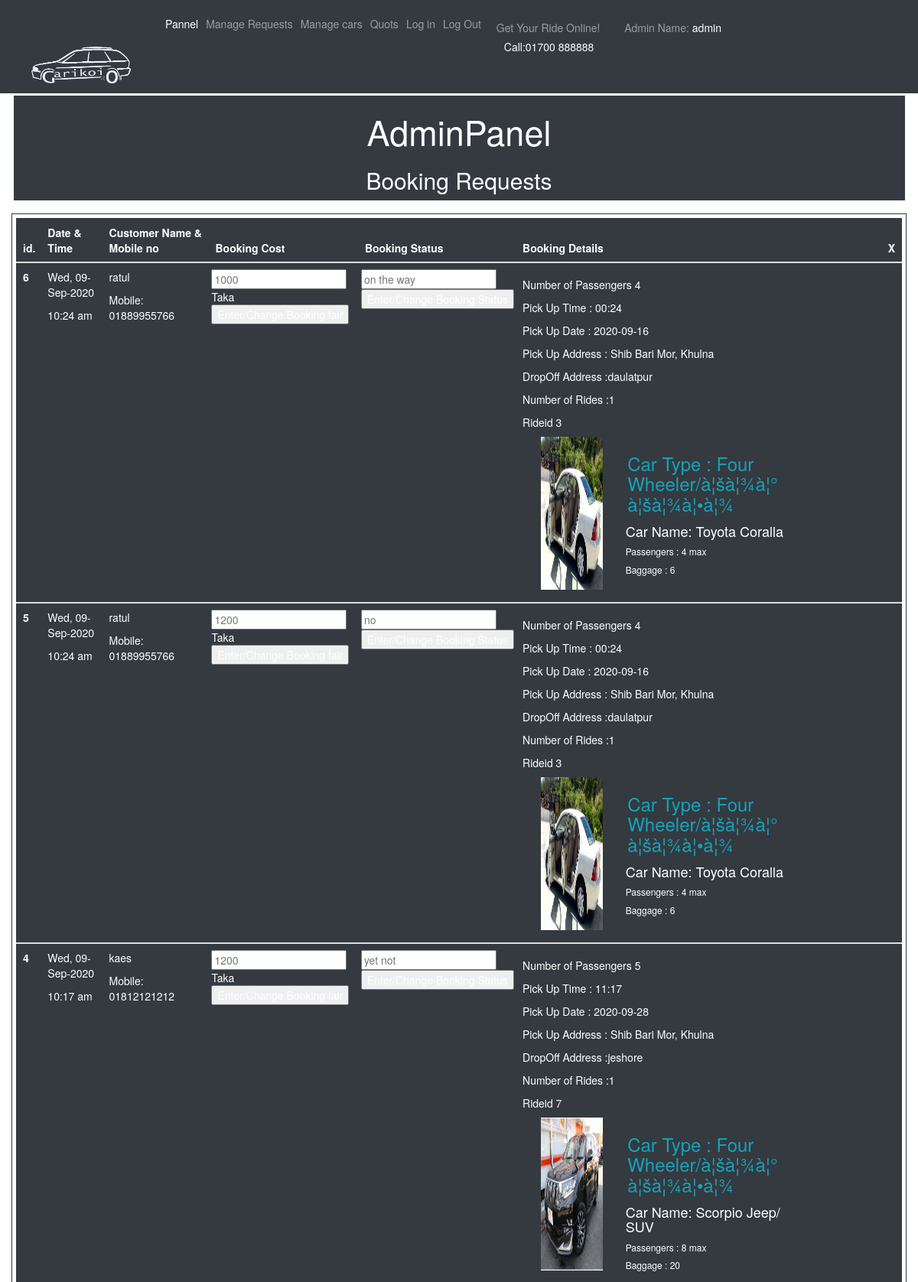
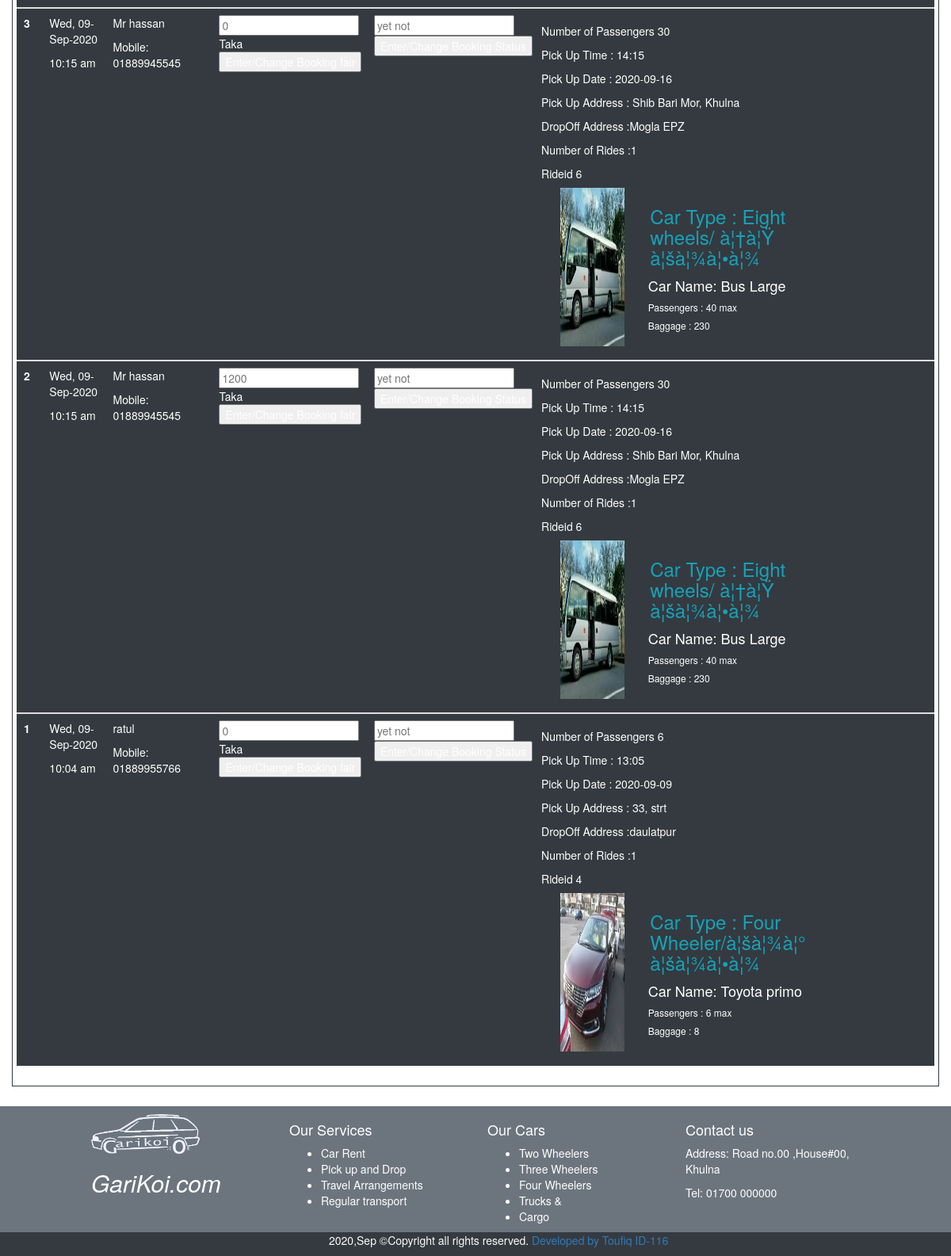
The app's page /adminpanel/managereq.php (signed in) with its own data (2 pictures, top to bottom).
### tables this page shows
CREATE TABLE IF NOT EXISTS `booking` (
  `booking_id` int(100) NOT NULL AUTO_INCREMENT,
  `booking_datetime` timestamp(6) NULL DEFAULT CURRENT_TIMESTAMP(6) ON UPDATE CURRENT_TIMESTAMP(6),
  `booking_time` varchar(255) DEFAULT NULL,
  `booking_date` varchar(255) DEFAULT NULL,
  `booking_name` varchar(255) DEFAULT NULL,
  `booking_mobile` varchar(255) DEFAULT NULL,
  `booking_passengernum` int(100) DEFAULT NULL,
  `booking_pickuptime` varchar(255) DEFAULT NULL,
  `booking_pickupdate` varchar(255) DEFAULT NULL,
  `booking_pickupaddress` varchar(255) DEFAULT NULL,
  `booking_dropoffaddress` varchar(255) DEFAULT NULL,
  `booking_ride_id` int(100) DEFAULT NULL,
  `booking_numofcars` int(100) DEFAULT NULL,
  `booking_cost` int(200) NOT NULL,
  `booking_status` varchar(255) NOT NULL,
  PRIMARY KEY (`booking_id`),
  KEY `booking_ride_id` (`booking_ride_id`)
);

CREATE TABLE IF NOT EXISTS `rides` (
  `ride_id` int(100) NOT NULL AUTO_INCREMENT,
  `ride_type` varchar(255) DEFAULT NULL,
  `ride_name` varchar(255) DEFAULT NULL,
  `ride_image` varchar(255) NOT NULL,
  `ride_passengercap` int(100) DEFAULT NULL,
  `ride_baggagecap` int(100) DEFAULT NULL,
  PRIMARY KEY (`ride_id`)
);

### adminpanel/managereq.php (the view, shortened to what this page needs)
<?php include 'adheader.php'; ?>
<div class="row bg-dark m-1">
		<div class="col">
			<h2 class="display-3 text-center text-white">AdminPanel</h2>
			<h2 class=" text-center text-white">Booking Requests</h2>
		</div>
</div>
<div class="row p-4">
		<div class="col-md-12 p-2 border border-dark">
			<div class="row">
				<div class="col-md-12">
					<table class="table table-dark table-hover border border-dark">
                    <thead>
                       <tr>
                         <th scope="col">id.</th>
                         <th>Date & Time</th>
                         <th >Customer Name & Mobile no</th>
                          <th>Booking Cost </th>
                         <th>Booking Status</th>
                         <th>Booking Details</th>
                         <th> X </th>
                       </tr>
                     </thead>
                     <?php
				        include '../mysqlconnect.php';
                     	$query= "SELECT*FROM booking ORDER BY booking_id desc";
                        $result= mysqli_query($con, $query);
                        $num_rows=mysqli_num_rows($result);
                        if ($num_rows > 0){
                            while ($value = mysqli_fetch_assoc($result)){
                        ?>
                         <tbody>
                           <tr>
                            <th scope="row"><?php echo $value['booking_id']; ?></th>
                            <td><?php echo "<p>".$value['booking_date']." </p><p> ".$value['booking_time']."</p>"; ?></td>
                            <td><?php echo "<p>".$value['booking_name']." </p><p>Mobile: ".$value['booking_mobile']."</p>"; ?></td>
                               <td>
	                            		 <form method="POST" >
	                            		 	<div class="form-row">
	                            		 		<input type="text" name="booking_cost" placeholder="<?php echo $value['booking_cost']." "; ?>">Taka
	                            		 	</div>
	                            		 	<div class="form-row">
	                            		 		<input type="submit" name="editcost" value="Enter/Change Booking fair">
	                            		 	</div>
	                            		 </form>
                           </td>
                            <td><?php// echo ($value['booking_status']);?>
                             	<form method="POST" >
	                            	<div class="form-row">
	                            		<input type="text" name="booking_status" placeholder="<?php echo $value['booking_status'];?>">
	                            	</div>
	                            	<div class="form-row">
	                            		<input type="submit" name="editstat" value="Enter/Change Booking Status">
	                            	</div>
	                            </form>
	                         </td>
                            <td><p></p><p></p>
                            	<p>Number of Passengers <?php echo $value['booking_passengernum']; ?></p>
                            	<p>Pick Up Time : <?php echo $value['booking_pickuptime']; ?></p>
                            	<p>Pick Up Date : <?php echo $value['booking_pickupdate']; ?></p>
                            	<p>Pick Up Address : <?php echo $value['booking_pickupaddress']; ?></p>
                            	<p>DropOff Address :<?php echo $value['booking_dropoffaddress']; ?></p>
                            	<p>Number of Rides :<?php echo $value['booking_numofcars']; ?></p>
                            	<?php $rideid= $value['booking_ride_id']; ?>
                            	<?php echo "Rideid ".$value['booking_ride_id']; ?>
                            	<?php carid($rideid); ?>
                            </td>
                           </tr>
                          </tbody>
                          <?php
                          		}
                      		} ?>
                      </table>
				</div>
			</div>
		</div>
</div>
<?php
function carid($rideid)
{
 ?>
				                      <?php
				                      	include '../mysqlconnect.php';
							            $query= "SELECT*FROM rides WHERE ride_id='$rideid'";
							            $result= mysqli_query($con, $query);
							            $row = mysqli_fetch_assoc($result);
				                       ?>
				                        <div class="row border border-dark m-1 p-2" >
				                          <div class="col-md-3">
				                            <img src=".<?php echo $row['ride_image']; ?>" class="image-thumbnail" alt="" style="height: 200px !important; width: 100% !important;">
				                          </div>
				                            <div class="col-md-7 text-left">
				                                <div class="">
				                                  <h3 class="text-info bg-dark p-1">Car Type : <?php echo $row['ride_type']; ?></h3>
				                                  <h4 class="card-title">Car Name: <?php echo $row['ride_name']; ?></h4>
				                                  <h6 class="">Passengers : <?php echo $row['ride_passengercap']; ?> max </h6>
				                                  <h6  class="card-title ">Baggage : <?php  echo $row['ride_baggagecap']; ?></h6>
				                                </div>
											 </div>
				                        </div>
<?php } ?>
<?php include 'adfooter.php'; ?>

### records on screen
booking: booking_id "6", booking_date "Wed, 09-Sep-2020", booking_time "10:24 am", booking_name "ratul", booking_mobile "01889955766", booking_cost "1000", booking_status "on the way", booking_passengernum "4", booking_pickuptime "00:24", booking_pickupdate "2020-09-16", booking_pickupaddress "Shib Bari Mor, Khulna", booking_dropoffaddress "daulatpur", booking_numofcars "1", booking_ride "3", rides.ride_image (picture), rides.ride_type "Four Wheeler/à¦šà¦¾à¦° à¦šà¦¾à¦•à¦¾", rides.ride_name "Toyota Coralla", rides.ride_passengercap "4", rides.ride_baggagecap "6"
booking: booking_id "5", booking_date "Wed, 09-Sep-2020", booking_time "10:24 am", booking_name "ratul", booking_mobile "01889955766", booking_cost "1200", booking_status "no", booking_passengernum "4", booking_pickuptime "00:24", booking_pickupdate "2020-09-16", booking_pickupaddress "Shib Bari Mor, Khulna", booking_dropoffaddress "daulatpur", booking_numofcars "1", booking_ride "3", rides.ride_image (picture), rides.ride_type "Four Wheeler/à¦šà¦¾à¦° à¦šà¦¾à¦•à¦¾", rides.ride_name "Toyota Coralla", rides.ride_passengercap "4", rides.ride_baggagecap "6"
booking: booking_id "4", booking_date "Wed, 09-Sep-2020", booking_time "10:17 am", booking_name "kaes", booking_mobile "01812121212", booking_cost "1200", booking_status "yet not", booking_passengernum "5", booking_pickuptime "11:17", booking_pickupdate "2020-09-28", booking_pickupaddress "Shib Bari Mor, Khulna", booking_dropoffaddress "jeshore", booking_numofcars "1", booking_ride "7", rides.ride_image (picture), rides.ride_type "Four Wheeler/à¦šà¦¾à¦° à¦šà¦¾à¦•à¦¾", rides.ride_name "Scorpio Jeep/ SUV", rides.ride_passengercap "8", rides.ride_baggagecap "20"
booking: booking_id "3", booking_date "Wed, 09-Sep-2020", booking_time "10:15 am", booking_name "Mr hassan", booking_mobile "01889945545", booking_cost "0", booking_status "yet not", booking_passengernum "30", booking_pickuptime "14:15", booking_pickupdate "2020-09-16", booking_pickupaddress "Shib Bari Mor, Khulna", booking_dropoffaddress "Mogla EPZ", booking_numofcars "1", booking_ride "6", rides.ride_image (picture), rides.ride_type "Eight wheels/ à¦†à¦Ÿ à¦šà¦¾à¦•à¦¾", rides.ride_name "Bus Large", rides.ride_passengercap "40", rides.ride_baggagecap "230"
booking: booking_id "2", booking_date "Wed, 09-Sep-2020", booking_time "10:15 am", booking_name "Mr hassan", booking_mobile "01889945545", booking_cost "1200", booking_status "yet not", booking_passengernum "30", booking_pickuptime "14:15", booking_pickupdate "2020-09-16", booking_pickupaddress "Shib Bari Mor, Khulna", booking_dropoffaddress "Mogla EPZ", booking_numofcars "1", booking_ride "6", rides.ride_image (picture), rides.ride_type "Eight wheels/ à¦†à¦Ÿ à¦šà¦¾à¦•à¦¾", rides.ride_name "Bus Large", rides.ride_passengercap "40", rides.ride_baggagecap "230"
booking: booking_id "1", booking_date "Wed, 09-Sep-2020", booking_time "10:04 am", booking_name "ratul", booking_mobile "01889955766", booking_cost "0", booking_status "yet not", booking_passengernum "6", booking_pickuptime "13:05", booking_pickupdate "2020-09-09", booking_pickupaddress "33, strt", booking_dropoffaddress "daulatpur", booking_numofcars "1", booking_ride "4", rides.ride_image (picture), rides.ride_type "Four Wheeler/à¦šà¦¾à¦° à¦šà¦¾à¦•à¦¾", rides.ride_name "Toyota primo", rides.ride_passengercap "6", rides.ride_baggagecap "8"

### other values on screen
$_SESSION['username'] "admin"
